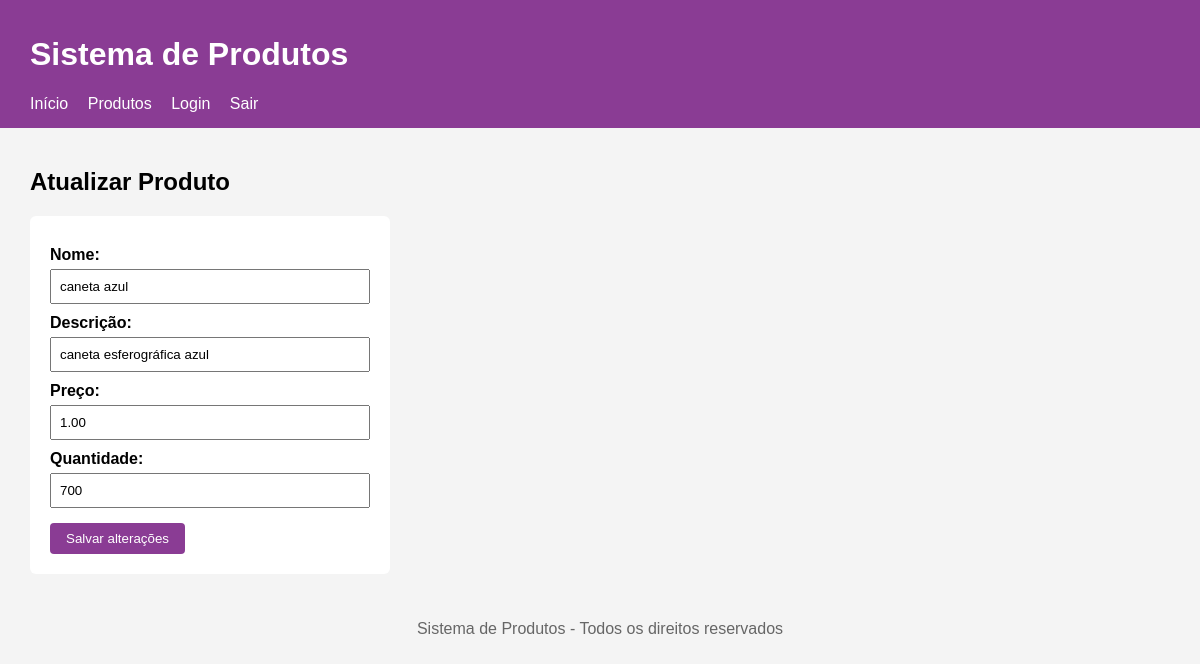
The app's page /produtos/atualizar.php?id=1 (signed in) with its own data.
### tables this page shows
CREATE TABLE `produtos` (
  `id` int(11) NOT NULL,
  `nome` varchar(100) NOT NULL,
  `descricao` varchar(255) NOT NULL,
  `preco` decimal(10,2) NOT NULL,
  `quantidade` int(11) NOT NULL
);

### produtos/atualizar.php (the view, shortened to what this page needs)
<?php
require __DIR__ . '/../conexao.php';
if ($_SERVER['REQUEST_METHOD'] == 'POST') {
    $id = $_POST['id'];
    $nome = $_POST['nome'];
    $descricao = $_POST['descricao'];
    $preco = $_POST['preco'];
    $quantidade = $_POST['quantidade'];
    $sql = "UPDATE produtos SET
            nome = '$nome',
            descricao = '$descricao',
            preco = '$preco',
            quantidade = '$quantidade'
            WHERE id = '$id'";
    mysqli_query($conexao, $sql);
    header('Location: listar.php');
    exit;
} else {
    $id = $_GET['id'];
    $sql = "SELECT * FROM produtos WHERE id = '$id'";
    $resultado = mysqli_query($conexao, $sql);
    $produto = mysqli_fetch_assoc($resultado);
}
?>
<?php require __DIR__ . '/../cabecalho.php'; ?>
<main>
    <h2>Atualizar Produto</h2>
    <form action="atualizar.php" method="POST">
        <label>Nome:</label>
        <input type="text" name="nome" value="<?php echo $produto['nome']; ?>"><br>
        <label>Descrição:</label>
        <input type="text" name="descricao" value="<?php echo $produto['descricao']; ?>"><br>
        <label>Preço:</label>
        <input type="text" name="preco" value="<?php echo $produto['preco']; ?>"><br>
        <label>Quantidade:</label>
        <input type="text" name="quantidade" value="<?php echo $produto['quantidade']; ?>"><br>
        <button type="submit">Salvar alterações</button>
    </form>
</main>
<?php require __DIR__ . '/../rodape.php'; ?>

### css/style.css (style rules this page uses)
body { font-family: Arial, sans-serif; margin: 0; background-color: #f4f4f4; }
main { padding: 20px 30px; }
form { max-width: 320px; background-color: white; padding: 20px; border-radius: 6px; }
form label { display: block; margin-top: 10px; font-weight: bold; }
form input { width: 100%; padding: 8px; margin-top: 5px; box-sizing: border-box; }
form button { margin-top: 15px; padding: 8px 16px; background-color: #8a3c94; color: white; border: none; border-radius: 4px; cursor: pointer; }

### records on screen
produtos: nome "caneta azul", descricao "caneta esferográfica azul", preco "1.00", quantidade "700"
